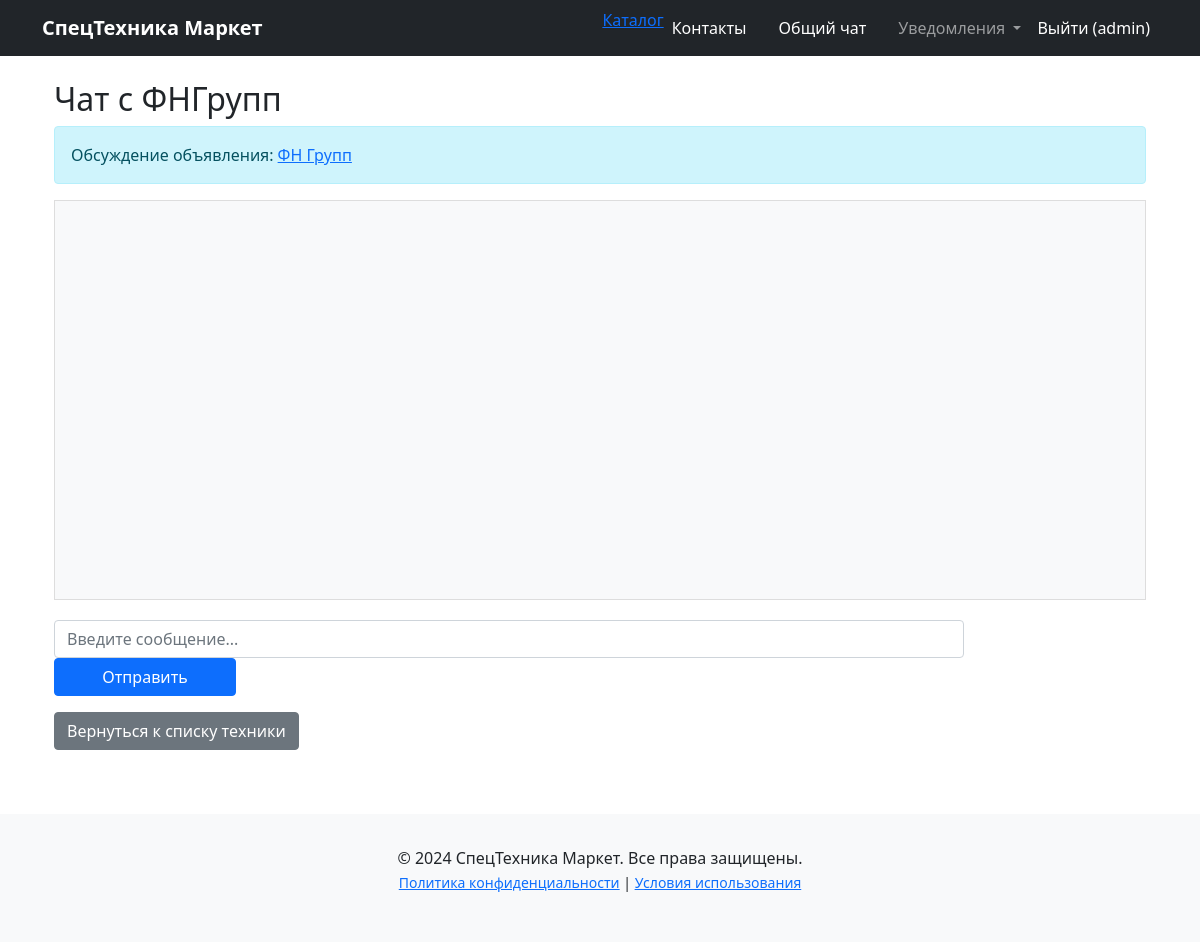
The page /equipment/chat/equipment/1/ (signed in) on the database as committed earlier.
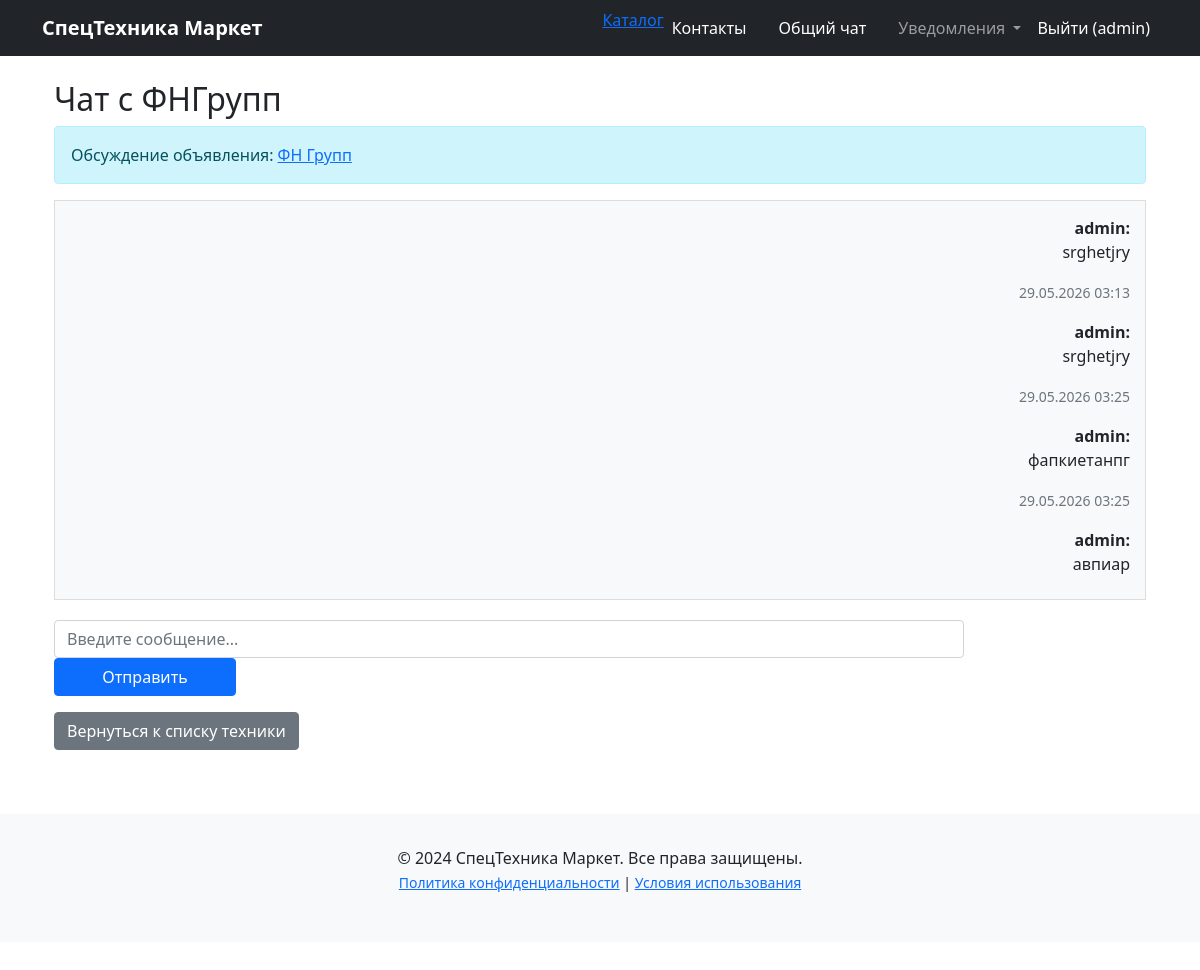
The same page on the database as committed later.
### equipment/models.py (models this page shows)
class ChatMessage(models.Model):
    sender = models.ForeignKey(User, related_name='sent_messages', on_delete=models.CASCADE)
    receiver = models.ForeignKey(User, related_name='received_messages', on_delete=models.CASCADE)
    equipment = models.ForeignKey(Equipment, blank=True, null=True, on_delete=models.SET_NULL)
    message = models.TextField()
    timestamp = models.DateTimeField(auto_now_add=True)
    is_read = models.BooleanField(default=False)

### equipment/views.py (the view, shortened to what this page needs)
# urls.py: path('chat/equipment/<int:equipment_id>/', chat_view, name='chat_for_equipment'),
@login_required
def chat_view(request, equipment_id=None, user_id=None):
    if equipment_id:
        equipment = get_object_or_404(Equipment, id=equipment_id)
        other_user = equipment.owner
    elif user_id:
        other_user = get_object_or_404(User, id=user_id)
        equipment = None
    else:
        messages.error(request, 'Не указан получатель или объявление')
        return redirect('equipment:equipment_list')
    messages_list = ChatMessage.objects.filter(
        models.Q(sender=request.user, receiver=other_user) |
        models.Q(sender=other_user, receiver=request.user)
    ).order_by('timestamp')
    unread_messages = messages_list.filter(sender=other_user, is_read=False)
    unread_messages.update(is_read=True)
    return render(request, 'equipment/chat.html', {
        'messages': messages_list,
        'other_user': other_user,
        'equipment': equipment
    })

### core/templates/equipment/chat.html (shortened to what this page needs)
{% extends "base.html" %}
{% block content %}
<div class="container mt-4">
    <h2>Чат с {{ other_user.username }}</h2>
    {% if equipment %}
        <div class="alert alert-info">
            Обсуждение объявления: <a href="{% url 'equipment:equipment_detail' equipment.pk %}">{{ equipment.title }}</a>
        </div>
    {% endif %}
    <div class="chat-container" style="height: 400px; overflow-y: auto; border: 1px solid #ddd; padding: 15px; margin-bottom: 20px;">
        {% for message in messages %}
            <div class="message {% if message.sender == request.user %}sent{% else %}received{% endif %} mb-3">
                <strong>{{ message.sender.username }}:</strong>
                <p>{{ message.message }}</p>
                <small class="text-muted">{{ message.timestamp|date:"d.m.Y H:i" }}</small>
            </div>
        {% endfor %}
    </div>
    <form method="post">
        <div class="col-10">
            <input type="text" name="message" class="form-control" placeholder="Введите сообщение..." required>
        </div>
        <div class="col-2">
            <button type="submit" class="btn btn-primary w-100">Отправить</button>
        </div>
    </form>
    <a href="{% url 'equipment:equipment_list' %}" class="btn btn-secondary mt-3">Вернуться к списку техники</a>
</div>
{% endblock %}

Rows that differ between the two databases and show on the page:
added ChatMessage: sender.username "admin", message "srghetjry", timestamp "29.05.2026 03:13"
added ChatMessage: sender.username "admin", message "srghetjry", timestamp "29.05.2026 03:25"
added ChatMessage: sender.username "admin", message "фапкиетанпг", timestamp "29.05.2026 03:25"
added ChatMessage: sender.username "admin", message "авпиар"
